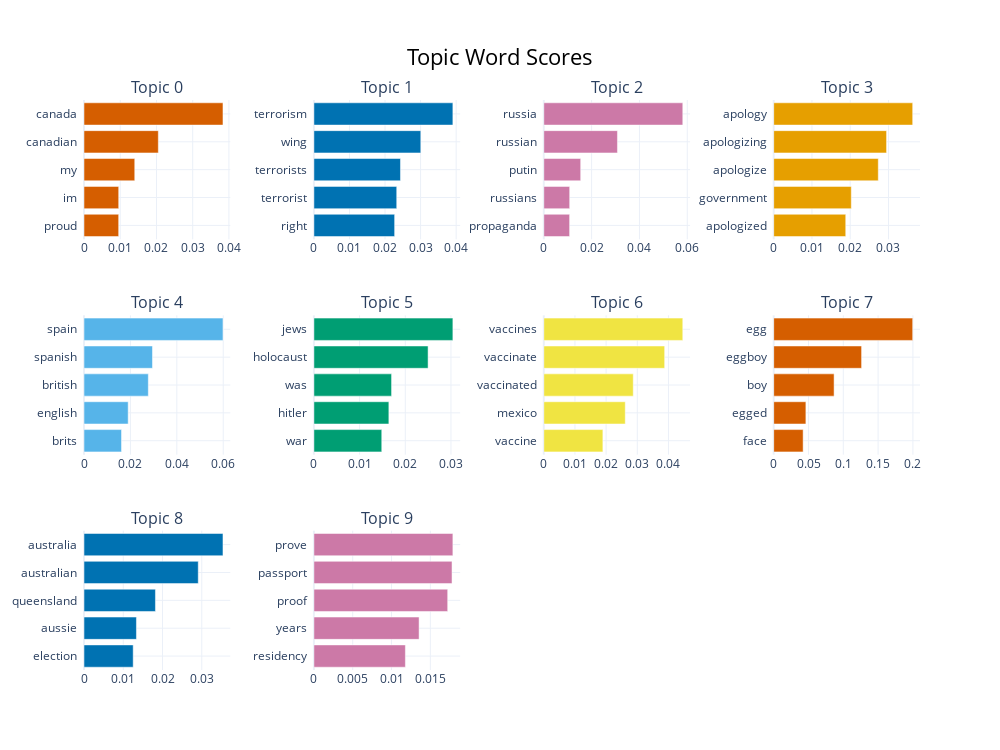

The notebook cell this image was saved under:
### Code cell
!pip install bertopic

from bertopic import BERTopic

topic_model = BERTopic()
topics, probs = topic_model.fit_transform(df["comment"])

# Assign topics
df["topic"] = topics

# Visualize topics interactively
topic_model.visualize_topics()
topic_model.visualize_barchart(top_n_topics=10)

### Figure 1 — Plotly figure (JSON) as saved in the notebook; plotly's stock layout.template omitted (floating-point values rounded to 4 significant figures)
{"data": [{"marker": {"color": "#D55E00"}, "orientation": "h", "type": "bar", "x": [0.009572, 0.009581, 0.01401, 0.02051, 0.03836], "xaxis": "x", "y": ["proud  ", "im  ", "my  ", "canadian  ", "canada  "], "yaxis": "y"}, {"marker": {"color": "#0072B2"}, "orientation": "h", "type": "bar", "x": [0.0227, 0.02329, 0.02435, 0.03006, 0.03908], "xaxis": "x2", "y": ["right  ", "terrorist  ", "terrorists  ", "wing  ", "terrorism  "], "yaxis": "y2"}, {"marker": {"color": "#CC79A7"}, "orientation": "h", "type": "bar", "x": [0.0108, 0.01083, 0.01543, 0.0308, 0.05813], "xaxis": "x3", "y": ["propaganda  ", "russians  ", "putin  ", "russian  ", "russia  "], "yaxis": "y3"}, {"marker": {"color": "#E69F00"}, "orientation": "h", "type": "bar", "x": [0.01883, 0.02028, 0.02734, 0.0295, 0.03633], "xaxis": "x4", "y": ["apologized  ", "government  ", "apologize  ", "apologizing  ", "apology  "], "yaxis": "y4"}, {"marker": {"color": "#56B4E9"}, "orientation": "h", "type": "bar", "x": [0.01617, 0.01904, 0.02772, 0.0295, 0.05989], "xaxis": "x5", "y": ["brits  ", "english  ", "british  ", "spanish  ", "spain  "], "yaxis": "y5"}, {"marker": {"color": "#009E73"}, "orientation": "h", "type": "bar", "x": [0.01485, 0.01641, 0.017, 0.02499, 0.03042], "xaxis": "x6", "y": ["war  ", "hitler  ", "was  ", "holocaust  ", "jews  "], "yaxis": "y6"}, {"marker": {"color": "#F0E442"}, "orientation": "h", "type": "bar", "x": [0.01896, 0.02615, 0.02871, 0.03879, 0.0446], "xaxis": "x7", "y": ["vaccine  ", "mexico  ", "vaccinated  ", "vaccinate  ", "vaccines  "], "yaxis": "y7"}, {"marker": {"color": "#D55E00"}, "orientation": "h", "type": "bar", "x": [0.04228, 0.04624, 0.08675, 0.1263, 0.1997], "xaxis": "x8", "y": ["face  ", "egged  ", "boy  ", "eggboy  ", "egg  "], "yaxis": "y8"}, {"marker": {"color": "#0072B2"}, "orientation": "h", "type": "bar", "x": [0.01253, 0.01336, 0.0182, 0.0291, 0.0354], "xaxis": "x9", "y": ["election  ", "aussie  ", "queensland  ", "australian  ", "australia  "], "yaxis": "y9"}, {"marker": {"color": "#CC79A7"}, "orientation": "h", "type": "bar", "x": [0.01179, 0.01355, 0.01724, 0.01779, 0.01791], "xaxis": "x10", "y": ["residency  ", "years  ", "proof  ", "passport  ", "prove  "], "yaxis": "y10"}], "layout": {"annotations": [{"font": {"size": 16}, "showarrow": false, "text": "Topic 0", "x": 0.0875, "xanchor": "center", "xref": "paper", "y": 1, "yanchor": "bottom", "yref": "paper"}, {"font": {"size": 16}, "showarrow": false, "text": "Topic 1", "x": 0.3625, "xanchor": "center", "xref": "paper", "y": 1, "yanchor": "bottom", "yref": "paper"}, {"font": {"size": 16}, "showarrow": false, "text": "Topic 2", "x": 0.6375, "xanchor": "center", "xref": "paper", "y": 1, "yanchor": "bottom", "yref": "paper"}, {"font": {"size": 16}, "showarrow": false, "text": "Topic 3", "x": 0.9125, "xanchor": "center", "xref": "paper", "y": 1, "yanchor": "bottom", "yref": "paper"}, {"font": {"size": 16}, "showarrow": false, "text": "Topic 4", "x": 0.0875, "xanchor": "center", "xref": "paper", "y": 0.6222, "yanchor": "bottom", "yref": "paper"}, {"font": {"size": 16}, "showarrow": false, "text": "Topic 5", "x": 0.3625, "xanchor": "center", "xref": "paper", "y": 0.6222, "yanchor": "bottom", "yref": "paper"}, {"font": {"size": 16}, "showarrow": false, "text": "Topic 6", "x": 0.6375, "xanchor": "center", "xref": "paper", "y": 0.6222, "yanchor": "bottom", "yref": "paper"}, {"font": {"size": 16}, "showarrow": false, "text": "Topic 7", "x": 0.9125, "xanchor": "center", "xref": "paper", "y": 0.6222, "yanchor": "bottom", "yref": "paper"}, {"font": {"size": 16}, "showarrow": false, "text": "Topic 8", "x": 0.0875, "xanchor": "center", "xref": "paper", "y": 0.2444, "yanchor": "bottom", "yref": "paper"}, {"font": {"size": 16}, "showarrow": false, "text": "Topic 9", "x": 0.3625, "xanchor": "center", "xref": "paper", "y": 0.2444, "yanchor": "bottom", "yref": "paper"}], "height": 750, "hoverlabel": {"bgcolor": "white", "font": {"family": "Rockwell", "size": 16}}, "showlegend": false, "title": {"font": {"color": "Black", "size": 22}, "text": "Topic Word Scores", "x": 0.5, "xanchor": "center", "yanchor": "top"}, "width": 1000, "xaxis": {"anchor": "y", "domain": [0, 0.175], "showgrid": true}, "xaxis10": {"anchor": "y10", "domain": [0.275, 0.45], "showgrid": true}, "xaxis11": {"anchor": "y11", "domain": [0.55, 0.725], "showgrid": true}, "xaxis12": {"anchor": "y12", "domain": [0.825, 1], "showgrid": true}, "xaxis2": {"anchor": "y2", "domain": [0.275, 0.45], "showgrid": true}, "xaxis3": {"anchor": "y3", "domain": [0.55, 0.725], "showgrid": true}, "xaxis4": {"anchor": "y4", "domain": [0.825, 1], "showgrid": true}, "xaxis5": {"anchor": "y5", "domain": [0, 0.175], "showgrid": true}, "xaxis6": {"anchor": "y6", "domain": [0.275, 0.45], "showgrid": true}, "xaxis7": {"anchor": "y7", "domain": [0.55, 0.725], "showgrid": true}, "xaxis8": {"anchor": "y8", "domain": [0.825, 1], "showgrid": true}, "xaxis9": {"anchor": "y9", "domain": [0, 0.175], "showgrid": true}, "yaxis": {"anchor": "x", "domain": [0.7556, 1], "showgrid": true}, "yaxis10": {"anchor": "x10", "domain": [0, 0.2444], "showgrid": true}, "yaxis11": {"anchor": "x11", "domain": [0, 0.2444], "showgrid": true}, "yaxis12": {"anchor": "x12", "domain": [0, 0.2444], "showgrid": true}, "yaxis2": {"anchor": "x2", "domain": [0.7556, 1], "showgrid": true}, "yaxis3": {"anchor": "x3", "domain": [0.7556, 1], "showgrid": true}, "yaxis4": {"anchor": "x4", "domain": [0.7556, 1], "showgrid": true}, "yaxis5": {"anchor": "x5", "domain": [0.3778, 0.6222], "showgrid": true}, "yaxis6": {"anchor": "x6", "domain": [0.3778, 0.6222], "showgrid": true}, "yaxis7": {"anchor": "x7", "domain": [0.3778, 0.6222], "showgrid": true}, "yaxis8": {"anchor": "x8", "domain": [0.3778, 0.6222], "showgrid": true}, "yaxis9": {"anchor": "x9", "domain": [0, 0.2444], "showgrid": true}}}
